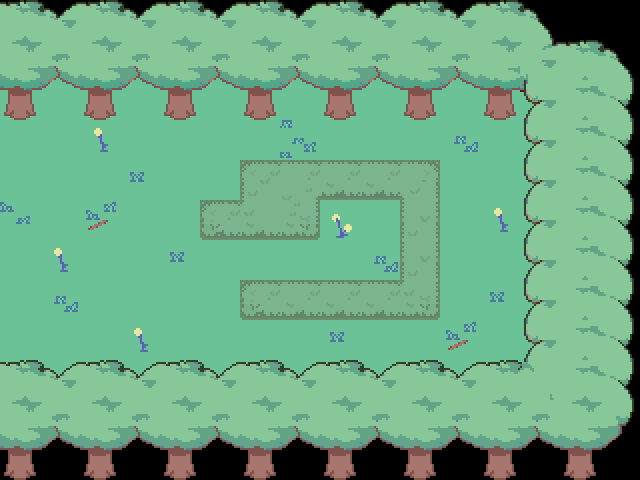

The image is a tile-based game level rendered from a .tmx file. Its description and complete source (layers, tilesets, objects, tile grids) follow:
An orthogonal 16x12 tile map with 40x40 px tiles, 4 tile layers (Tile Layer 1, Block Tile Layer, Tile Layer 2, Tile Layer 3) and 23 objects (4x pushblock, 2x tilebutton, transition, forest).

<map version="1.9" tiledversion="1.9.0" orientation="orthogonal" renderorder="right-down" width="16" height="12" tilewidth="40" tileheight="40" infinite="0" nextlayerid="10" nextobjectid="31">
 <editorsettings>
  <export target="data.lua" format="lua" />
 </editorsettings>
 <properties>
  <property name="border" value="deoxynn/forest" />
  <property name="light" type="bool" value="true" />
  <property name="music" value="deoxynn_forest" />
 </properties>
 <tileset firstgid="1" source="../../../tilesets/woods.tsx" />
 <layer id="1" name="Tile Layer 1" width="16" height="12">
  <data encoding="csv">
0,0,0,0,0,0,0,0,0,0,0,0,0,0,0,0,
56,56,56,56,56,56,56,56,56,56,56,56,56,0,0,0,
56,56,56,56,56,56,56,56,56,56,56,56,56,56,56,0,
56,56,38,56,56,56,56,39,56,56,56,41,56,56,56,0,
56,56,56,40,56,56,56,56,56,56,56,56,56,56,56,0,
47,56,11,56,56,56,56,56,37,56,56,56,38,56,56,0,
56,38,56,56,40,56,56,56,56,41,56,56,56,56,56,0,
56,41,56,56,56,56,56,56,56,56,56,56,40,56,56,0,
56,56,56,38,56,56,56,56,40,56,56,11,56,56,56,0,
56,56,56,56,56,56,56,56,56,56,56,56,56,56,56,0,
0,0,0,0,0,0,0,0,0,0,0,0,0,0,0,0,
0,0,0,0,0,0,0,0,0,0,0,0,0,0,0,0
</data>
 </layer>
 <layer id="3" name="Block Tile Layer" width="16" height="12">
  <data encoding="csv">
0,0,0,0,0,0,0,0,0,0,0,0,0,0,0,0,
0,0,0,0,0,0,0,0,0,0,0,0,0,0,0,0,
0,0,0,0,0,0,0,0,0,0,0,0,0,0,0,0,
0,0,0,0,0,0,0,0,0,0,0,0,0,0,0,0,
0,0,0,0,0,0,287,324,321,321,293,0,0,0,0,0,
0,0,0,0,0,320,336,311,0,0,301,0,0,0,0,0,
0,0,0,0,0,0,0,0,0,0,301,0,0,0,0,0,
0,0,0,0,0,0,320,321,321,321,315,0,0,0,0,0,
0,0,0,0,0,0,0,0,0,0,0,0,0,0,0,0,
0,0,0,0,0,0,0,0,0,0,0,0,0,0,0,0,
0,0,0,0,0,0,0,0,0,0,0,0,0,0,0,0,
0,0,0,0,0,0,0,0,0,0,0,0,0,0,0,0
</data>
 </layer>
 <layer id="2" name="Tile Layer 2" width="16" height="12">
  <data encoding="csv">
134,135,134,135,134,135,134,135,134,135,134,135,134,91,0,0,
145,146,145,146,145,146,145,146,145,146,145,146,145,192,193,194,
156,157,156,157,156,157,156,157,156,157,156,157,156,93,94,95,
0,0,0,0,0,0,0,0,0,0,0,0,0,93,94,95,
0,0,0,0,0,0,0,0,0,0,0,0,0,93,94,95,
0,0,0,0,0,0,0,0,0,0,0,0,0,93,94,95,
0,0,0,0,0,0,0,0,0,0,0,0,0,93,94,95,
0,0,0,0,0,0,0,0,0,0,0,0,0,93,94,95,
0,0,0,0,0,0,0,0,0,0,0,0,0,93,94,95,
134,135,134,135,134,135,134,135,134,135,134,135,189,190,94,95,
145,146,145,146,145,146,145,146,145,146,145,146,200,146,105,106,
156,157,156,157,156,157,156,157,156,157,156,157,211,157,116,117
</data>
 </layer>
 <objectgroup id="4" name="collision">
  <object id="1" x="0" y="0" width="640" height="120" />
  <object id="2" x="540" y="120" width="100" height="360" />
  <object id="3" x="0" y="400" width="540" height="80" />
 </objectgroup>
 <objectgroup id="5" name="blockcollision">
  <object id="5" x="440" y="160" height="160" />
  <object id="6" x="240" y="320" width="200" />
  <object id="7" x="240" y="280" height="40" />
  <object id="8" x="240" y="280" width="160" />
  <object id="9" x="400" y="200" height="80" />
  <object id="10" x="320" y="200" width="80" />
  <object id="11" x="320" y="200" height="40" />
  <object id="12" x="200" y="240" width="120" />
  <object id="23" x="200" y="200" height="40" />
  <object id="24" x="200" y="200" width="40" />
  <object id="25" x="240" y="160" height="40" />
  <object id="26" x="240" y="160" width="200" />
 </objectgroup>
 <objectgroup id="6" name="objects_buttons">
  <object id="16" name="tilebutton" x="240" y="280" width="40" height="40">
   <properties>
    <property name="blocks" type="bool" value="true" />
    <property name="cutscene" value="deoxynn.bonus1" />
    <property name="group" value="buton" />
    <property name="once" type="bool" value="true" />
   </properties>
  </object>
  <object id="28" name="tilebutton" x="120" y="280" width="40" height="40">
   <properties>
    <property name="blocks" type="bool" value="false" />
    <property name="cutscene" value="pushblocks.pushblockreset" />
    <property name="pressedsprite" value="world/events/woodtile/pressed" />
    <property name="sprite" value="world/events/woodtile/idle" />
   </properties>
  </object>
  <object id="29" name="transition" x="0" y="120" width="20" height="280">
   <properties>
    <property name="map" value="deoxynn/forest_1" />
    <property name="marker" value="puz1" />
   </properties>
  </object>
 </objectgroup>
 <objectgroup id="7" name="markers">
  <object id="30" name="forest" x="40" y="240">
   <point />
  </object>
 </objectgroup>
 <objectgroup id="8" name="objects">
  <object id="17" name="pushblock" x="240" y="160" width="40" height="40">
   <properties>
    <property name="input_lock" type="bool" value="false" />
    <property name="inputlock" type="bool" value="false" />
    <property name="lock" type="bool" value="false" />
   </properties>
  </object>
  <object id="20" name="pushblock" x="280" y="280" width="40" height="40">
   <properties>
    <property name="input_lock" type="bool" value="false" />
    <property name="inputlock" type="bool" value="false" />
    <property name="lock" type="bool" value="false" />
    <property name="pressbuttons" type="bool" value="false" />
    <property name="sprite" value="world/events/push_blocker" />
   </properties>
  </object>
  <object id="21" name="pushblock" x="400" y="240" width="40" height="40">
   <properties>
    <property name="input_lock" type="bool" value="false" />
    <property name="inputlock" type="bool" value="false" />
    <property name="lock" type="bool" value="false" />
    <property name="pressbuttons" type="bool" value="false" />
    <property name="sprite" value="world/events/push_blocker" />
   </properties>
  </object>
  <object id="22" name="pushblock" x="360" y="160" width="40" height="40">
   <properties>
    <property name="input_lock" type="bool" value="false" />
    <property name="inputlock" type="bool" value="false" />
    <property name="lock" type="bool" value="false" />
    <property name="pressbuttons" type="bool" value="false" />
    <property name="sprite" value="world/events/push_blocker" />
   </properties>
  </object>
 </objectgroup>
 <layer id="9" name="Tile Layer 3" width="16" height="12">
  <data encoding="csv">
134,135,134,135,134,135,134,135,134,135,134,135,134,91,0,0,
145,146,145,146,145,146,145,146,145,146,145,146,145,192,193,194,
114,157,114,157,114,157,114,157,114,157,114,157,114,123,94,95,
0,0,0,0,0,0,0,0,0,0,0,0,0,93,94,95,
0,0,0,0,0,0,0,0,0,0,0,0,0,93,94,95,
0,0,0,0,0,0,0,0,0,0,0,0,0,93,94,95,
0,0,0,0,0,0,0,0,0,0,0,0,0,93,94,95,
0,0,0,0,0,0,0,0,0,0,0,0,0,93,94,95,
0,0,0,0,0,0,0,0,0,0,0,0,0,93,94,95,
134,135,134,135,134,135,134,135,134,135,134,135,189,190,94,95,
145,146,145,146,145,146,145,146,145,146,145,146,200,146,105,106,
156,157,156,157,156,157,156,157,156,157,156,157,211,157,116,117
</data>
 </layer>
</map>
